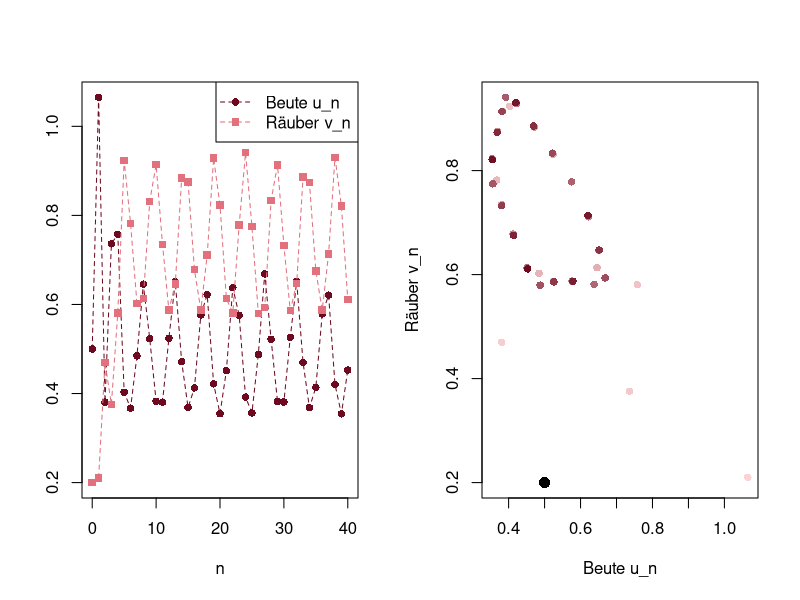

R code for this plot:
# Abb. 2.4: Räuber-Beute-Modell, Räuber und Beute überleben (Buch, Abschnitt 2.1, Gl. 2.3)
# u_{n+1} = (1 + r) u_n - r u_n^2 - gamma u_n v_n,  v_{n+1} = gamma u_n v_n  mit r = 3.1, gamma = 2.1, u_0 = 0.5, v_0 = 0.2
# (c) 2026 Philipp Kügler · Programm zum Buch „Dynamische Systeme in den Lebenswissenschaften“ · MIT-Lizenz (siehe LICENSE)
r <- 3.1; gamma <- 2.1
N <- 40
u <- numeric(N + 1); v <- numeric(N + 1)
u[1] <- 0.5; v[1] <- 0.2                 # R zählt ab 1: u[1] ist u_0
for (k in 1:N) {
  u[k + 1] <- (1 + r) * u[k] - r * u[k]^2 - gamma * u[k] * v[k]
  v[k + 1] <- gamma * u[k] * v[k]
}
cat(sprintf("stationärer Zustand (1/gamma, r(1 - 1/gamma)/gamma) = (%.4f, %.4f)\n", 1/gamma, r * (1 - 1/gamma) / gamma))
cat("u_36 ... u_40 =", sprintf("%.3f", u[37:41]), "\n")

n <- 0:N
par(mfrow = c(1, 2))
plot(n, u, type = "o", lty = 2, pch = 16, col = rgb(0.43, 0.04, 0.12), ylim = range(c(u, v)), xlab = "n", ylab = "")
lines(n, v, type = "o", lty = 2, pch = 15, col = rgb(0.89, 0.44, 0.49))
legend("topright", legend = c("Beute u_n", "Räuber v_n"), col = c(rgb(0.43, 0.04, 0.12), rgb(0.89, 0.44, 0.49)), pch = c(16, 15), lty = 2)
hell_dunkel <- colorRampPalette(c(rgb(1, 0.85, 0.85), rgb(0.43, 0.04, 0.12)))(N + 1)   # hell: früh, dunkel: spät
plot(u, v, pch = 16, col = hell_dunkel, xlab = "Beute u_n", ylab = "Räuber v_n")
points(u[1], v[1], pch = 16, cex = 1.5)
